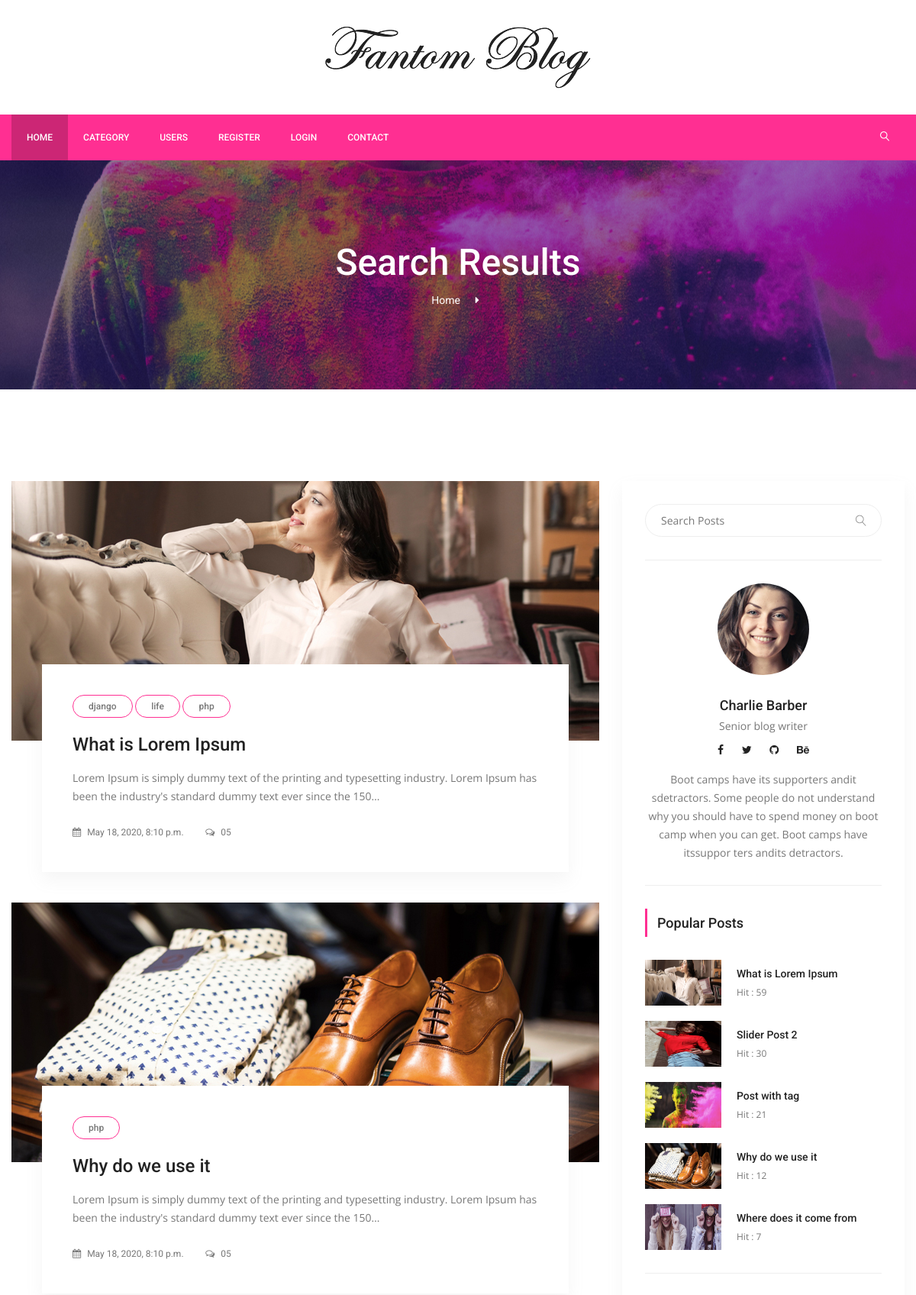
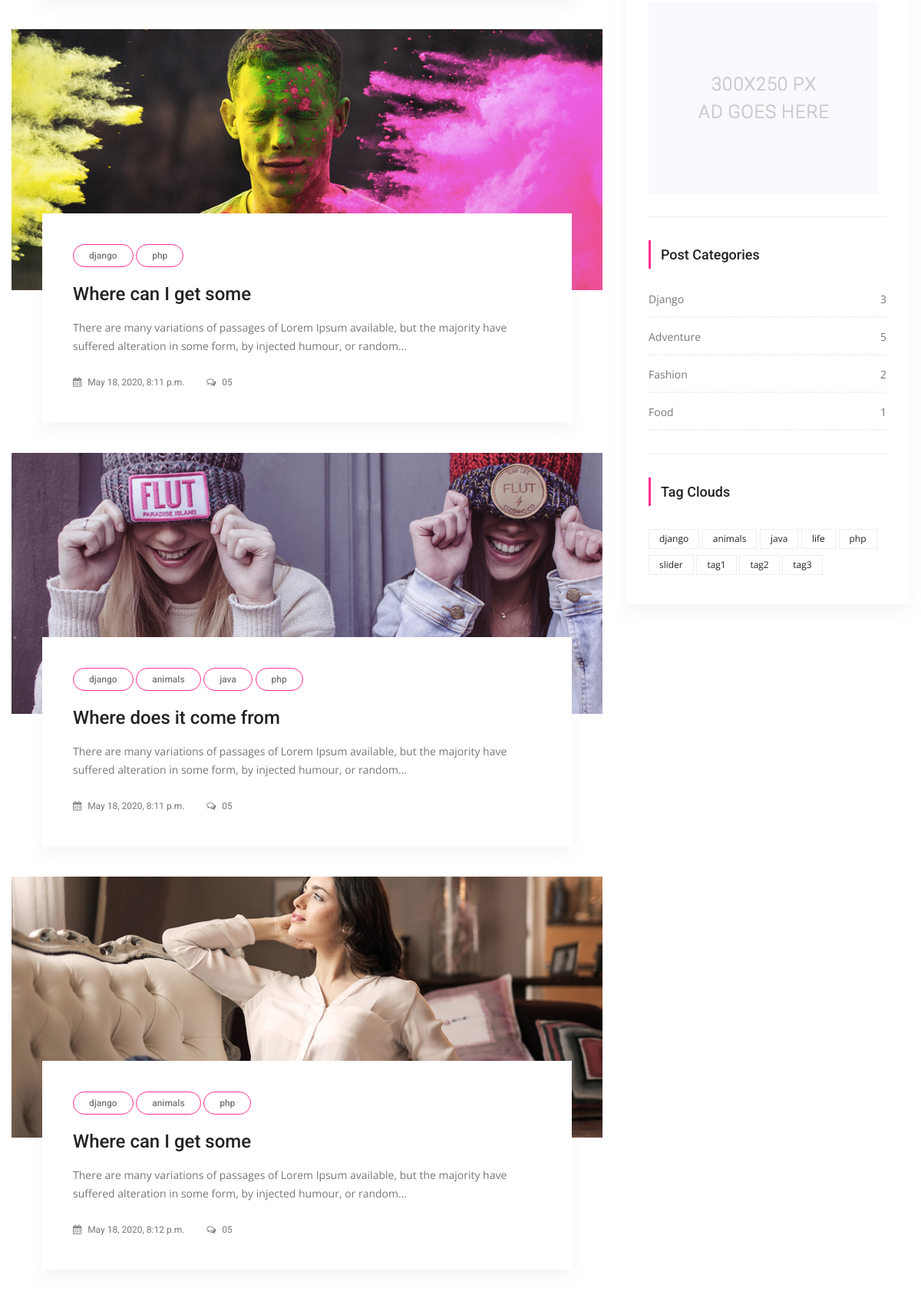
The app's page /search/ (upper part) with its own data (2 pictures, top to bottom).
### posts/models.py (models this page shows, shortened)
class Post(models.Model):
    title = models.CharField(max_length=150)
    content = models.TextField()
    publishing_date = models.DateTimeField(auto_now_add=True)
    image = models.ImageField(blank=True,null=True,upload_to='uploads/')
    user = models.ForeignKey(settings.AUTH_USER_MODEL,on_delete=models.CASCADE)
    slug = models.SlugField(default="slug",editable=False)
    category = models.ForeignKey(Category,on_delete=models.CASCADE,default=1,related_name="posts")
    tag = models.ManyToManyField(Tag,related_name="posts",blank=True)
    slider_post = models.BooleanField(default=False)
    hit = models.PositiveIntegerField(default=0)

class Tag(models.Model):
    title = models.CharField(max_length=50)
    slug = models.SlugField(editable=False)
    def __str__(self):
        return self.title

class Category(models.Model):
    title = models.CharField(max_length=150)
    slug = models.SlugField(editable=False)
    def post_count(self):
        return self.posts.all().count()

### posts/views.py (the view)
# urls.py: path('search/',SearchView.as_view(),name='search'),
class SearchView(ListView):
    model = Post
    template_name = 'posts/search.html'
    paginate_by = 5
    context_object_name = 'posts'
    def get_queryset(self):
        query = self.request.GET.get("q")
        if query:
            return Post.objects.filter(Q(title__icontains=query)|
                                       Q(content__icontains=query)|
                                       Q(tag__title__icontains=query)
                                       ).order_by('id').distinct()
        return Post.objects.all().order_by('id')

### posts/templatetags/custom_tags.py (called while the page is built)
@register.simple_tag(name="categories")
def all_categories():
    return Category.objects.all()

@register.simple_tag(name="tags")
def all_tags():
    return Tag.objects.all()

@register.simple_tag(name="hit_posts")
def hit_posts():
    return Post.objects.order_by('-hit')[:5]

### templates/posts/search.html (shortened to what this page needs)
{% extends 'base.html' %}
{% load static %}
{% block content %}
        <section class="banner_area">
            <div class="banner_inner d-flex align-items-center">
            	<div class="overlay bg-parallax" data-stellar-ratio="0.9" data-stellar-vertical-offset="0" data-background=""></div>
				<div class="container">
					<div class="banner_content text-center">
						<h2>Search Results</h2>
						<div class="page_link">
							<a href="{% url 'index' %}">Home</a>
						</div>
					</div>
				</div>
            </div>
        </section>
        <section class="blog_area p_120">
            <div class="container">
                <div class="row">
                    <div class="col-lg-8">
                        <div class="blog_left_sidebar">
							{% for post in posts %}
                            <article class="blog_style1">
                            	<div class="blog_img">
                            		<img class="img-fluid" src="{{ post.image.url }}" alt="">
                            	</div>
                            	<div class="blog_text">
									<div class="blog_text_inner">
										{% for tag in post.tag.all %}
										<a class="cat" href="#">{{ tag.title }}</a>
										{% endfor %}
										<a href="{% url 'detail' pk=post.id slug=post.slug %}"><h4>{{ post.title }}</h4></a>
										<p> {{ post.content |truncatechars:150}}</p>
										<div class="date">
											<a href="#"><i class="fa fa-calendar" aria-hidden="true"></i> {{ post.publishing_date }}</a>
											<a href="#"><i class="fa fa-comments-o" aria-hidden="true"></i> 05</a>
										</div>
									</div>
                            	</div>
                            </article>
							{% endfor %}
							{% if is_paginated %}
                            <nav class="blog-pagination justify-content-center d-flex">
		                    </nav>
							{% endif %}
                        </div>
                    </div>
                    {% include 'right_side.html' %}
                </div>
            </div>
        </section>
       {% endblock %}

### templates/right_side.html
{% load static %}
{% load custom_tags %}
<div class="col-lg-4">
                        <div class="blog_right_sidebar">
                            <aside class="single_sidebar_widget search_widget">
                                <form action="{% url 'search' %}" method="get">
                                <div class="input-group">
                                    <input type="text" class="form-control" placeholder="Search Posts" name="q">
                                    <span class="input-group-btn">
                                        <button class="btn btn-default" type="button"><i class="lnr lnr-magnifier"></i></button>
                                    </span>
                                </div></form>
                                <div class="br"></div>
                            </aside>
                            <aside class="single_sidebar_widget author_widget">
                                <img class="author_img rounded-circle" src="{% static "img/blog/author.png" %}" alt="">
                                <h4>Charlie Barber</h4>
                                <p>Senior blog writer</p>
                                <div class="social_icon">
                                    <a href="#"><i class="fa fa-facebook"></i></a>
                                    <a href="#"><i class="fa fa-twitter"></i></a>
                                    <a href="#"><i class="fa fa-github"></i></a>
                                    <a href="#"><i class="fa fa-behance"></i></a>
                                </div>
                                <p>Boot camps have its supporters andit sdetractors. Some people do not understand why you should have to spend money on boot camp when you can get. Boot camps have itssuppor ters andits detractors.</p>
                                <div class="br"></div>
                            </aside>
                            <aside class="single_sidebar_widget popular_post_widget">
                                <h3 class="widget_title">Popular Posts</h3>
                                {% hit_posts as posts %}
                                {% for post in posts %}
                                <div class="media post_item">
                                    <img src="{{ post.image.url }}" alt="post" style="width:100px;height:60px">
                                    <div class="media-body">
                                        <a href="{% url 'detail' post.pk post.slug %}"><h3>{{ post.title }}</h3></a>
                                        <p>Hit : {{ post.hit }}</p>
                                    </div>
                                </div>
                                {% endfor %}
                                <div class="br"></div>
                            </aside>
                            <aside class="single_sidebar_widget">
                                <a href="#"><img class="img-fluid" src="{% static "img/blog/add.jpg" %}" alt=""></a>
                                <div class="br"></div>
                            </aside>
                            <aside class="single_sidebar_widget post_category_widget">
                                <h4 class="widget_title">Post Categories</h4>
                                <ul class="list cat-list">
                                    {% categories as categories %}
                                    {% for category in categories %}
                                    <li>
                                        <a href="{% url 'category_detail' pk=category.id slug=category.slug %}" class="d-flex justify-content-between">
                                            <p>{{ category.title }}</p>
                                            <p>{{ category.post_count }}</p>
                                        </a>
                                    </li>
                                    {% endfor %}
                                </ul>
                                <div class="br"></div>
                            </aside>
                            <aside class="single-sidebar-widget tag_cloud_widget">
                                <h4 class="widget_title">Tag Clouds</h4>
                                <ul class="list">
                                    {% tags as labels %}
                                    {% for label in labels %}
                                    <li><a href="{% url 'tag_detail' label.slug %}">{{ label }}</a></li>
                                    {% endfor %}
                                </ul>
                            </aside>
                        </div>
                    </div>

### records on screen
Post: image (picture), title "What is Lorem Ipsum", content "Lorem Ipsum is simply dummy text of the printing and typesetting industry. Lorem Ipsum has been the industry's standard dummy text ever since the 150…", publishing_date "May 18, 2020, 8:10 p.m.", hit "59"
Tag: title "django"
Tag: title "life"
Tag: title "php"
Post: image (picture), title "Why do we use it", content "Lorem Ipsum is simply dummy text of the printing and typesetting industry. Lorem Ipsum has been the industry's standard dummy text ever since the 150…", publishing_date "May 18, 2020, 8:10 p.m.", hit "12"
Post: image (picture), title "Where can I get some", content "There are many variations of passages of Lorem Ipsum available, but the majority have suffered alteration in some form, by injected humour, or random…", publishing_date "May 18, 2020, 8:11 p.m."
Post: image (picture), title "Where does it come from", content "There are many variations of passages of Lorem Ipsum available, but the majority have suffered alteration in some form, by injected humour, or random…", publishing_date "May 18, 2020, 8:11 p.m.", hit "7"
Tag: title "animals"
Tag: title "java"
Post: image (picture), title "Where can I get some", content "There are many variations of passages of Lorem Ipsum available, but the majority have suffered alteration in some form, by injected humour, or random…", publishing_date "May 18, 2020, 8:12 p.m."
Post: image (picture), title "Slider Post 2", hit "30"
Post: image (picture), title "Post with tag", hit "21"
Category: title "Django", post_count "3"
Category: title "Adventure", post_count "5"
Category: title "Fashion", post_count "2"
Category: title "Food", post_count "1"
Tag: title "slider"
Tag: title "tag1"
Tag: title "tag2"
Tag: title "tag3"
